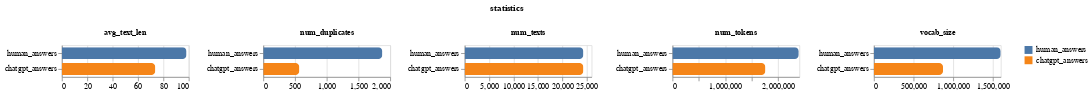

The notebook cell saved with this chart:
### Markdown cell above
We can now inspect the basic `stats` and see that human answers are generally longer and with a larger vocabulary size compared to ChatGPT-generated ones.

### Code cell
charts["stats"]["BarChart"]

### Figure 1 — Vega specification as saved in the notebook (floating-point values rounded to 4 significant figures)
{"$schema": "https://vega.github.io/schema/vega/v5.json", "data": [{"name": "source_0", "values": [{"text_name": "human_answers", "": "", "statistics": "num_texts", "val_1": 24320.0, "val_2": null}, {"text_name": "chatgpt_answers", "": "", "statistics": "num_texts", "val_1": 24320.0, "val_2": null}, {"text_name": "human_answers", "": "", "statistics": "avg_text_len", "val_1": 98.26, "val_2": 91.16}, {"text_name": "chatgpt_answers", "": "", "statistics": "avg_text_len", "val_1": 73.66, "val_2": 39.67}, {"text_name": "human_answers", "": "", "statistics": "num_tokens", "val_1": 2389000.0, "val_2": null}, {"text_name": "chatgpt_answers", "": "", "statistics": "num_tokens", "val_1": 1758000.0, "val_2": null}, {"text_name": "human_answers", "": "", "statistics": "vocab_size", "val_1": 1599000.0, "val_2": null}, {"text_name": "chatgpt_answers", "": "", "statistics": "vocab_size", "val_1": 872400.0, "val_2": null}, {"text_name": "human_answers", "": "", "statistics": "num_duplicates", "val_1": 1877.0, "val_2": null}, {"text_name": "chatgpt_answers", "": "", "statistics": "num_duplicates", "val_1": 569.0, "val_2": null}]}, {"name": "column_domain", "values": [{"statistics": "num_texts", "count": 2}, {"statistics": "avg_text_len", "count": 2}, {"statistics": "num_tokens", "count": 2}, {"statistics": "vocab_size", "count": 2}, {"statistics": "num_duplicates", "count": 2}]}, {"name": "data_2"}, {"name": "source_0_color_domain_text_name", "values": [{"sort_field": 4014000.0, "text_name": "human_answers"}, {"sort_field": 2655000.0, "text_name": "chatgpt_answers"}]}], "signals": [{"name": "child_width", "value": 160}, {"name": "child_y_step", "value": 20}], "marks": [{"type": "group", "name": "column-title", "title": {"text": "statistics", "style": "guide-title", "offset": 10}, "role": "column-title"}, {"type": "group", "name": "column_header", "from": {"data": "column_domain"}, "sort": {"field": "datum[\"statistics\"]", "order": "ascending"}, "encode": {"update": {"width": {"signal": "child_width"}}}, "title": {"text": {"signal": "isValid(parent[\"statistics\"]) ? parent[\"statistics\"] : \"\"+parent[\"statistics\"]"}, "fontWeight": "bold", "style": "guide-label", "offset": 10, "frame": "group"}, "role": "column-header"}, {"type": "group", "name": "cell", "from": {"facet": {"data": "source_0", "name": "facet", "groupby": ["statistics"], "aggregate": {"fields": ["text_name"], "ops": ["distinct"], "as": ["distinct_text_name"]}}}, "sort": {"field": ["datum[\"statistics\"]"], "order": ["ascending"]}, "encode": {"update": {"width": {"signal": "child_width"}, "height": {"signal": "bandspace(datum[\"distinct_text_name\"], 0.1, 0.05) * child_y_step"}}}, "data": [{"name": "data_0", "source": "facet", "transform": [{"type": "stack", "field": "val_1", "groupby": ["text_name"], "sort": {"field": [], "order": []}, "as": ["val_1_start", "val_1_end"], "offset": "zero"}, {"type": "filter", "expr": "isValid(datum[\"val_1\"]) && isFinite(+datum[\"val_1\"])"}]}, {"name": "facet_child_y_domain_text_name_2", "source": "facet", "transform": [{"type": "aggregate", "groupby": ["text_name"], "fields": ["val_1"], "ops": ["sum"], "as": ["sort_field"]}, {"type": "project", "fields": ["sort_field", "text_name"]}]}], "marks": [{"type": "group", "from": {"facet": {"data": "data_0", "name": "stack_group_child_main", "groupby": ["text_name"], "aggregate": {"fields": ["val_1_start", "val_1_start", "val_1_end", "val_1_end"], "ops": ["min", "max", "min", "max"]}}}, "encode": {"update": {"yc": {"field": "text_name", "scale": "child_y", "band": 0.5}, "clip": {"value": true}, "height": {"value": 15}, "x": {"signal": "min(scale('child_x',datum[\"min_val_1_start\"]),scale('child_x',datum[\"max_val_1_start\"]),scale('child_x',datum[\"min_val_1_end\"]),scale('child_x',datum[\"max_val_1_end\"]))"}, "cornerRadiusBottomRight": {"value": 5}, "x2": {"signal": "max(scale('child_x',datum[\"min_val_1_start\"]),scale('child_x',datum[\"max_val_1_start\"]),scale('child_x',datum[\"min_val_1_end\"]),scale('child_x',datum[\"max_val_1_end\"]))"}, "cornerRadiusTopRight": {"value": 5}}}, "marks": [{"type": "group", "encode": {"update": {"x": {"field": {"signal": null, "datum": null, "group": "x", "parent": null}, "mult": -1}, "height": {"field": {"signal": null, "datum": null, "group": "height", "parent": null}}}}, "marks": [{"type": "rect", "name": "child_marks", "from": {"data": "stack_group_child_main"}, "encode": {"update": {"x": {"field": "val_1_end", "scale": "child_x"}, "fill": {"field": "text_name", "scale": "color"}, "x2": {"field": "val_1_start", "scale": "child_x"}, "height": {"field": {"signal": null, "datum": null, "group": "height", "parent": null}}, "tooltip": {"signal": "{\"text_name\": isValid(datum[\"text_name\"]) ? datum[\"text_name\"] : \"\"+datum[\"text_name\"], \"mean\": format(datum[\"val_1\"], \"\"), \"stdev\": format(datum[\"val_2\"], \"\")}"}}}, "style": ["bar"]}]}]}], "scales": [{"name": "child_x", "type": "linear", "domain": {"data": "data_0", "fields": ["val_1_start", "val_1_end"]}, "range": [0, {"signal": "child_width"}], "zero": true, "nice": true}, {"name": "child_y", "type": "band", "domain": {"data": "facet_child_y_domain_text_name_2", "field": "text_name", "sort": {"op": "max", "field": "sort_field", "order": "descending"}}, "range": {"step": {"signal": "child_y_step"}}, "paddingInner": 0.1, "paddingOuter": 0.05}], "axes": [{"scale": "child_x", "tickCount": {"signal": "ceil(child_width/40)"}, "gridScale": "child_y", "maxExtent": 0, "minExtent": 0, "ticks": false, "aria": false, "grid": true, "labels": false, "domain": false, "zindex": 0, "orient": "bottom"}, {"scale": "child_x", "tickCount": {"signal": "ceil(child_width/40)"}, "labelFlush": true, "zindex": 0, "labelOverlap": true, "orient": "bottom", "grid": false}, {"scale": "child_y", "zindex": 0, "orient": "left", "grid": false}], "style": "cell"}], "scales": [{"name": "color", "type": "ordinal", "domain": {"data": "source_0_color_domain_text_name", "field": "text_name", "sort": {"op": "max", "field": "sort_field", "order": "descending"}}, "range": "category"}], "legends": [{"fill": "color", "symbolType": "square"}], "padding": 5, "layout": {"padding": 20, "offset": {"columnTitle": 10}, "columns": {"signal": "length(data('column_domain'))"}, "bounds": "full", "align": "none", "center": true}, "background": "white"}
